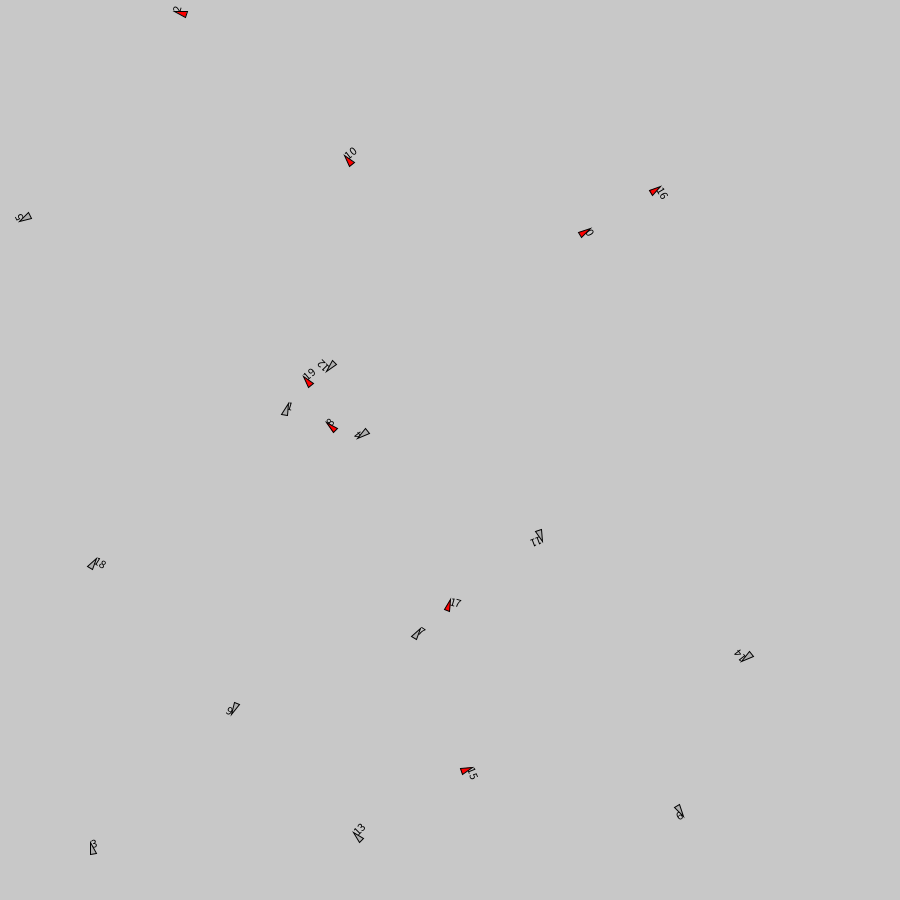
Frame 1 (no input)
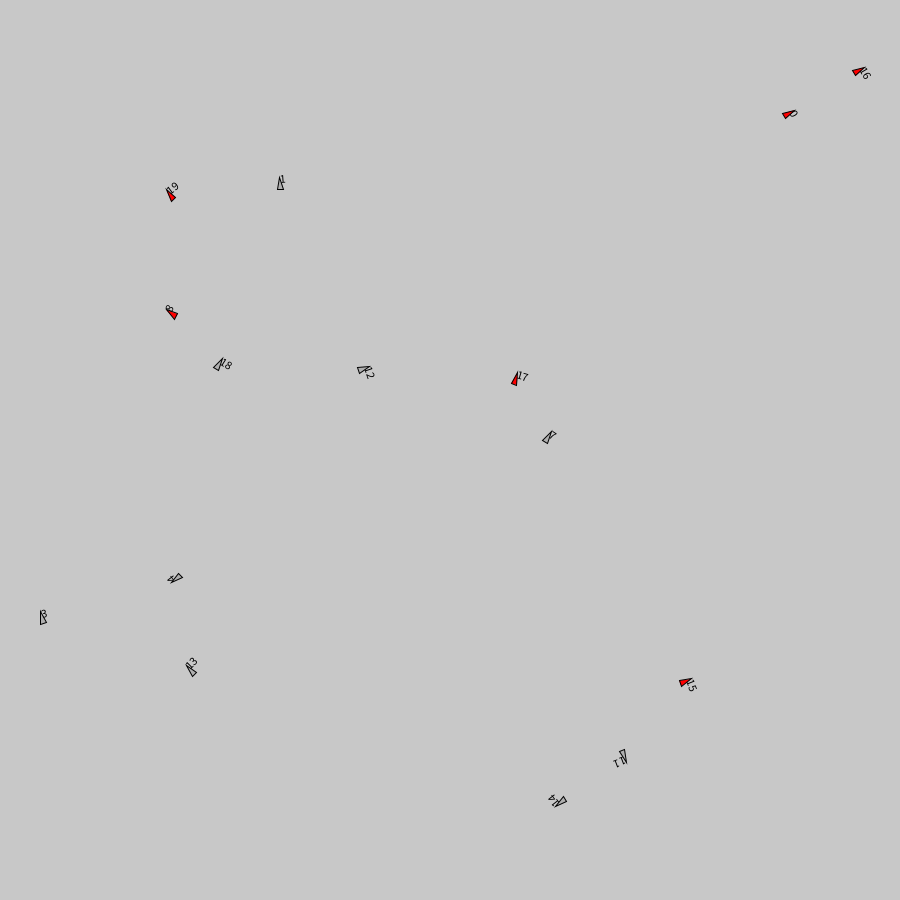
Frame 60 (the mouse pressed at the canvas centre just before this capture)
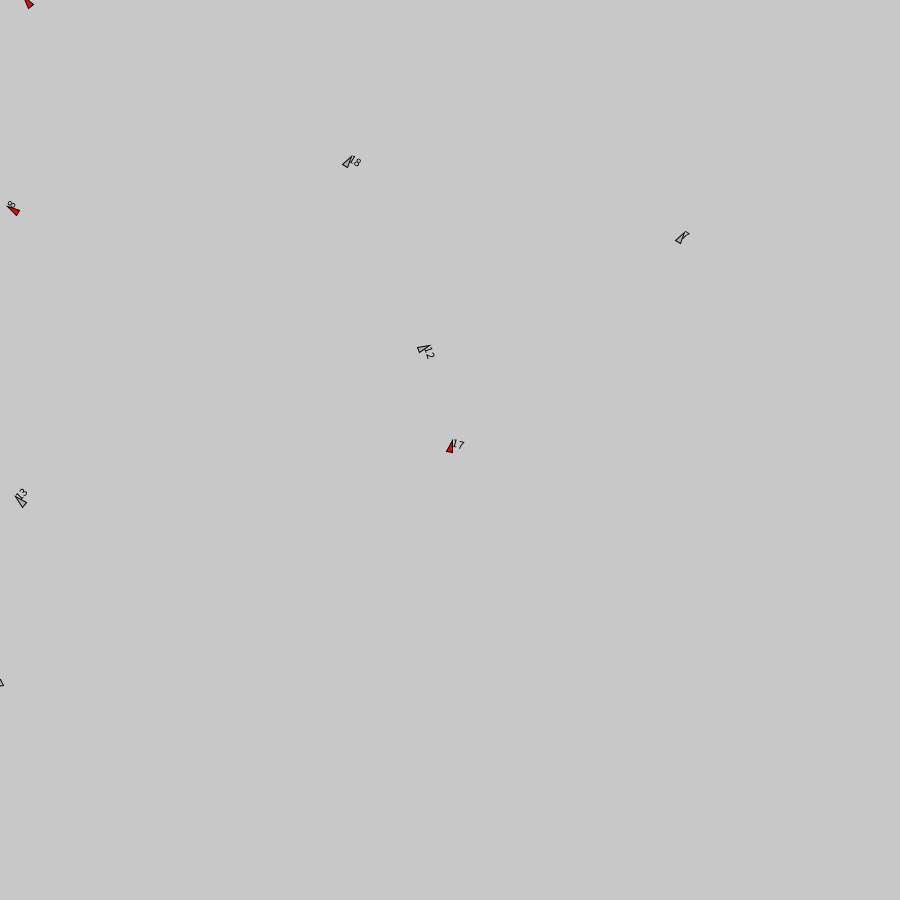
Frame 120 (the mouse held since frame 60 and released just before this capture)

The Processing sketch that drew these frames (run headless with seeded random() and noise(); from frame 60 on, the mouse is pressed at the canvas centre):

// Processing sketch: association
// ── association.pde
/*
Vehicles that make associations (red = aggressive)
 
 Michael Shiloh
 March 21 2021
 
 Change log
 21 mar 2021 - ms - initial entry
 03 apr 2021 - ms - add ability to move vehicles
 04 apr 2021 - ms - aggression is random rather than based on vehicle speed
 07 apr 2021 - ms - remove all unnecessary stuff to make it easier to read
 
 Based on examples from The Nature of Code by Daniel Shiffman - Thanks Dan!
 
 This code is in the public domain
 */

ArrayList<Vehicle> vehicles = new ArrayList<Vehicle>();
FlowField f;
int numberVehicles = 20; // no longer a constant because they can be added or removed
int redVehiclesThatAreAlsoAggressive = 0;

// Constants
final int REDVEHICLETHRESHHOLD = 7; // really should be a percentage but for simplicity

// Debugging
boolean singleFrame = false; // For debugging: when true, do only one frame and then stop

void setup() {
  size (900, 900);
  f = new FlowField(15); // resolution of grid

  // Make some vehicles to start with
  for (int i = 0; i < numberVehicles; i++) {
    vehicles.add(new Vehicle(
      random(width), random(height), // location
      random(-10, 10), random(-10, 10), // velocity
      i )); // serial number is the index number
  }
}

void draw() {
  background(200);
  // f.display(); // this really slows things down so use only when needed

  // If the mouse button is pressed, allow the mouse to drag
  // around the closest vehicle
  if (mousePressed) {
    Vehicle closestVehicle = getClosestVehicleTo(mouseX, mouseY);
    PVector newLocation = new PVector(mouseX, mouseY);
    closestVehicle.setLocation(newLocation);
  }

  // Here is the usual loop as developed in The Nature of Code
  for (Vehicle v : vehicles) {

    // Apply forces as accelerations. Each force adds an acceleration
    v.avoidAggressive(vehicles);
    // v.follow(f); // Apply the steering force to follow the flow field

    // Here is where we make an association. If we've observed
    // that many red vehicles are aggressive, we'd better avoid red vehicles as well
    if (redVehiclesThatAreAlsoAggressive > REDVEHICLETHRESHHOLD) {
      v.avoidRedVehicles(vehicles);
    }

    // Update the velocity and location
    // based on the accumilated acceleration
    // This also clears the acceleration at the end of the update so that we're
    // ready to start accumilating new accelerations in the next frame
    v.update();

    v.display(); // display the vehicle
  }

  // Remove any vehicles that have gone beyond the canvas
  for (int i = vehicles.size() - 1; i >= 0; i--) {
    Vehicle v = vehicles.get(i);
    if (v.offCanvas()) {
      // println("removing vehicle number " + v.getSerialNumber());
      vehicles.remove(i);
    }
  }

  if (singleFrame) {
    noLoop(); // for debugging
  }
}

/*
Functions used for debugging and understanding what's going on
 */

// mouseClicked() is called after a mouse button has been pressed and then released
// Inspect the vehicle that is closest to the mouse
void mouseClicked() {

  Vehicle closestVehicle = getClosestVehicleTo(mouseX, mouseY);
  closestVehicle.inspect();
}

// Return the vehicle closest to the given location
Vehicle getClosestVehicleTo(float x, float y) {

  Vehicle closestVehicle = vehicles.get(0);
  float closestVehicleDistance = width*height; //assume worst case
  PVector location = new PVector(x, y);

  for (Vehicle v : vehicles) {
    float distance = v.distanceTo(location);

    if ( distance < closestVehicleDistance ) {
      closestVehicle = v;
      closestVehicleDistance = distance;
    }
  }
  return closestVehicle;
}

void keyPressed() {
  switch (key) {
  case 'p':
    println("Loop paused; framecount = " + frameCount);
    noLoop();
    break;
  case 'r':
    singleFrame = false;
    loop();
    break;
  case 'd':
    frameRate -= 10;
    println("frameRate = " + frameRate);
    break;
  case 'u':
    frameRate += 10;
    println("frameRate = " + frameRate);
    break;
  case 's': // single frame
    singleFrame = true;
    // println("single frame; framecount = " + frameCount);
    loop();
    break;
  case 'n':
    //vehicles.add(new Vehicle(mouseX, mouseY, numberVehicles++));
    break;
  default:
    println("p = pause; r = run; d = slow down; u = speed up; s = single frame; n = new vehicle");
  }
}

// ── Vehicle.pde

// The vehicle class, more or less straight from the book

class Vehicle {

  PVector location;
  PVector velocity;
  PVector acceleration;
  float maxforce;
  float maxspeed;
  boolean alive;
  boolean isRed;
  int r;
  int serialNumber;
  final float tooClose = 25; // only pay attention to vehicles closer than this

  Vehicle(float x, float y, float vx, float vy, int sn) {

    // internal variables from arguments
    location = new PVector(x, y);
    serialNumber = sn;

    // other internal variables
    acceleration = new PVector(0, 0);
    velocity = new PVector(vx, vy);
    maxforce = 1;
    maxspeed = 4;
    r = 3;
    alive = true;

    // 50% chance of being red
    if (round(random(1)) == 1) {
      isRed =  true;
    } else {
      isRed = false;
    }
  }

  // Return the distance from the given location to this vehicle
  float distanceTo(PVector l) {
    return PVector.sub(l, location).mag();
  }

  boolean offCanvas() {
    if (location.x > width) return true;
    if (location.y > height) return true;
    return false;
  }

  // Calculate the steering force to follow a flow field
  void follow(FlowField flow) {
    // Look up the vector at that spot in the flow field
    PVector desired = flow.lookup(location);
    desired.mult(maxspeed);

    // Steering is desired minus velocity
    PVector steer = PVector.sub(desired, velocity);
    applyForce(applyLimits(steer));
  }

  // Avoid aggressive vehicles and notice if they are also red
  void avoidAggressive(ArrayList<Vehicle> vehicles) {

    // to accumilate all the individual avoidance vectors
    int count = 0; // how
    PVector sum = new PVector(0, 0);

    // Now look at each vehicle and if it is aggressive calculate the desired vector to avoid it
    for (Vehicle other : vehicles) {

      // What is the distance between me and another Vehicle?
      float d = PVector.dist(location, other.location);

      // If the distance is zero we are looking at ourselves so skip over ourselves
      if (d == 0) {
        continue;
      }

      // If the distance is greater than tooClose skip this vehicle
      if (d > tooClose) {
        continue;
      }

      // Is other vehicle aggressive?
      boolean otherIsAggressive = other.getIsAggressive();

      // If so, avoid it, using the same logic as in separate
      if (otherIsAggressive) {

        println(); // so messages are seaparated
        // Get the location of this vehicle relative to us
        PVector diff = PVector.sub(location, other.location); // in book, but  wrong way?

        println("I am " + serialNumber + " other is aggressive; will avoid; diff = " + diff);

        diff.normalize(); // why normalize? wouldn't we want to separate more from closer vehicles?
        diff.div(d); // closer vehicles generate stronger desire to flee
        println("after div, diff = " + diff);
        // We'll need the average, so add this location to the sum
        // of all locations and increment the count.
        sum.add(diff);
        count++;
      }
    }

    // We have checked all vehicles and have a sum total of all the avoidance vectors
    if (count > 0) { // If zero then no one is aggresive
      sum.div(count); // sum is now our desired velocity
      sum.normalize();
      // Scale desired velocity to maxspeed
      sum.mult(maxspeed);

      // Apply Reynolds’s steering formula:
      // error is our current velocty minus our desired velocity
      PVector steer = PVector.sub(sum, velocity);
      println("I am " + serialNumber +  " sum = " + sum + " my v = " + velocity + " steer = " + steer);

      steer.limit(maxforce);

      // Apply the force to the Vehicle’s
      // acceleration.
      applyForce(applyLimits(steer));
    }
  }

  void avoidRedVehicles(ArrayList<Vehicle> vehicles) {
  }

  // Given the desired velocity, return the maximum steering force
  // given limits of speed and steering force
  PVector applyLimits(PVector desiredVelocity) {
    desiredVelocity.normalize();
    desiredVelocity.mult(maxspeed);
    PVector steerForce = PVector.sub(desiredVelocity, velocity);
    steerForce.limit(maxforce);
    return(steerForce);
  }

  // Newton’s second law; we could divide by mass if we wanted.
  // If there are multiple forces (e.g. gravity, wind) we use
  // this function for each one, and it is added to the acceleration
  private void applyForce(PVector force) {
    acceleration.add(force);
  }

  // Update the velocity and location, based on the acceleration generated by the steering force
  void update() {
    velocity.add(acceleration);
    velocity.limit(maxspeed);
    location.add(velocity);
    acceleration.mult(0); // clear the acceleration for the next frame
  }

  void display() {
    // Vehicle is a triangle pointing in
    // the direction of velocity; since it is drawn
    // pointing up, we rotate it an additional 90 degrees.
    float theta = velocity.heading() + PI/2;

    pushMatrix();
    translate(location.x, location.y);
    rotate(theta);

    // For debugging, print our serial number
    fill(0);
    text(serialNumber, 0, 0);

    if (isRed) {
      fill(255, 0, 0);
    } else {
      fill(175);
    }
    beginShape();
    vertex(0, -r*2);
    vertex(-r, r*2);
    vertex(r, r*2);
    endShape(CLOSE);

    popMatrix();
  }

  // Methods used for debugging

  void inspect() {
    println("\nVehicle inspector:");
    println("SerialNumber: " + serialNumber );
    println("Location: " + location + " velocity = " + velocity + " acceleration = " + acceleration);
    println("Maximum steering force = " + maxforce + ", maximum speed = " + maxspeed);
  }

  void setLocation(PVector _location) {
    location = _location;
  }

  // Private methods used only member methods

  private boolean getIsRed() {
    return (isRed);
  }

  // Am I aggressive?
  private  boolean getIsAggressive() {
    float chance = random(100);

    if (isRed) {
      // If I am red, the threshold for aggression is 20 (i.e. 80% are aggressive)
      return (chance > 20);
    } else {
      // otherwise, the threshold is 80 (i.e. only 20% are aggressive)
      return(chance > 80);
    }
  }
}

// ── calculateAggression.pde
/* 
  
  // Avoid aggressive vehicles and notice if they are also red
  void avoidAggressive(ArrayList<Vehicle> vehicles) {
    final float tooClose = 25; // only pay attention to vehicles closer than this
    final float tooFast = 0.5; // faster than this is aggressive
    final float redIsAggressiveCertainty = 25; // if this many red vehicles are aggressive we associate

    // to accumilate all the individual avoidance vectors
    int count = 0; // how
    PVector sum = new PVector(0, 0);

    println();

    for (Vehicle other : vehicles) {

      // What is the distance between me and another Vehicle?
      float d = PVector.dist(location, other.location);

      // If the distance is zero we are looking at ourselves so skip over ourselves
      if (d == 0) {
        continue;
      }

      // println("I am " + serialNumber + " other is at distance = " + d );

      // If the distance is greater than tooClose skip this vehicle
      if (d > tooClose) {
        // println("skipping distant vehicle");
        continue;
      }

      // How fast is the other moving towards me?
      PVector otherVelocity = other.getVelocity();

      // Calculate project of velocity that is on the line directly towards me
      PVector lineTowardsMe = PVector.sub(location, other.location); //  vector pointing from other vehicle to me
      lineTowardsMe.normalize();
      // calculate projection
      PVector velocityTowardsMe = lineTowardsMe.mult(otherVelocity.dot(lineTowardsMe));

      float otherSpeed = velocityTowardsMe.mag(); // only interested in speed
      // no, this is wrong. if other is moving quickly but away from me I don't care.

      println("I am " + serialNumber + " other is at distance = " + d + " velocityTowardsMe = " + velocityTowardsMe);

      // Is vehicle close and aggressive?
      if (otherSpeed > tooFast) {
        println("I am " + serialNumber + " found an aggressive vehicle; avoidance vector = " + velocityTowardsMe);

        // Our avoidance velocity should be exactly the projection of the
        // other's velocity towards us.
        // We'll need the average, so add this velocity to the sum
        // of all avoidance velocities and increment the count.
        sum.add(velocityTowardsMe);
        count++;

        // also, if this aggressive vehicle is red,
        // increase the count of aggressive vehicles that are also red
        if ( other.getIsRed() ) {
          //  println(serialNumber + "this vehicle is aggressive and also red; making note");
          redVehiclesThatAreAlsoAggressive ++;
        }
      } else {
        // If this vehicle is not aggressive, but it is red,
        // and if we think that most red vehicles are red,
        // then avoid it!
        if (other.getIsRed() && (redVehiclesThatAreAlsoAggressive > redIsAggressiveCertainty)) {
          // println(serialNumber + "this vehicle is not acting aggresively but it is red, so avoiding it just to be safe");
          // calculate the location of this vehicle
          PVector diff = PVector.sub(location, other.location);
          diff.normalize();

          // We'll need the average, so add this location to the sum
          // of all locations and increment the count.
          sum.add(diff);
          count++;
        }
      }
    } // end of loop inspecting all vehicles

    // We have checked all vehicles and have a sum total of all the avoidance vectors
    if (count > 0) { // If zero then no one is aggresive
      sum.div(count); // sum is now our desired velocity

      // Scale desired velocity to maxspeed
      sum.setMag(maxspeed);

      // Apply Reynolds’s steering formula:
      // error is our current velocty minus our desired velocity
      PVector steer = PVector.sub(sum, velocity);
      steer.limit(maxforce);
      println("I am " + serialNumber + " resultant steering force = " + steer);

      // Apply the force to the Vehicle’s
      // acceleration.
      applyForce(steer);
    }
  }
  
  */

// ── flowField.pde
// The flow field class, more or less straight from the book
// with the addition of the display() function and different
// initialization options (each of which is from the book)
class FlowField {

  PVector[][] field;
  int cols, rows;
  int resolution; // Size of each square in the grid, in pixels

  // Constructor takes the desired resolution
  FlowField(int _res) {
    resolution = _res;
    cols = width/resolution;
    rows = height/resolution;

    // Declare the array of PVectors which will hold the field
    field = new PVector[cols][rows];

    // Initialize the field using one of the three options below
    // or make up your own initialization function
    // uniformFlowField();
    randomFlowField();
    // perlinFlowField();
    // followMouse();
  }

  // Pretty boring; all vectors point to the right
  void uniformFlowField() {
    for (int i = 0; i < cols; i++) {
      for (int j = 0; j < rows; j++) {
        field[i][j] = new PVector(1, 0); // pointing to the right
      }
    }
  }

  void randomFlowField() {
    for (int i = 0; i < cols; i++) {
      for (int j = 0; j < rows; j++) {
        field[i][j] = PVector.random2D(); // unit vectors
      }
    }
  }

  void followMouse() {
    for (int i = 0; i < cols; i++) {
      for (int j = 0; j < rows; j++) {
        PVector pvMouse = new PVector(mouseX, mouseY);
        PVector pvCurrentLocation = new PVector(i*resolution, j*resolution);
        PVector meToMouse = PVector.sub(pvMouse, pvCurrentLocation);
        meToMouse.normalize();
        field[i][j] = meToMouse;
      }
    }
  }

  // Use perlin noise to determine the angle of each vector
  void perlinFlowField() {

    float xoff = 0.01;//random();
    for (int i = 0; i < cols; i++) {
      float yoff = 0.01; //random(30);
      for (int j = 0; j < rows; j++) {

        // Moving through the noise() space in two dimensions
        // and mapping the result to an angle between 0 and 360
        float theta = map(noise(xoff, yoff), 0, 1, 0, TWO_PI);

        // Convert the angle (polar coordinate) to Cartesian coordinates
        field[i][j] = new PVector(cos(theta), sin(theta));

        // Move to neighboring noise in Y axis
        yoff += 0.1;
      }

      // Move to neighboring noise in X axis
      xoff += 0.1;
    }
  }

  // Given a PVector which defines a location in the flow field,
  // return a copy of the value of the flow field at that location
  PVector lookup(PVector lookup) {

    // Convert x and y values to row and column, and constrain
    // to stay within the field
    int column = int(constrain(lookup.x/resolution, 0, cols-1));
    int row = int(constrain(lookup.y/resolution, 0, rows-1));

    return field[column][row].copy();
  }

  // Display the flow field so we can see if it looks like what we think it should
  //
  void display() {
    for (int i = 0; i < cols; i++) {
      for (int j = 0; j < rows; j++) {
        // print("col " + i + " row " + j + "  ");
        // println(i*resolution, j*resolution, field[i][j].x, field[i][j].y);
        pushMatrix();

        // This translates to the top left corner of the grid, but really
        // it should center the vector in the middle of the grid
        translate(i*resolution, j*resolution);
        PVector f = field[i][j].copy();
        f.mult(resolution);
        line(0, 0, f.x, f.y);
        ellipse(f.x, f.y, 5, 5); // circle instead of arrow head
        popMatrix();
      }
    }
  }
}
